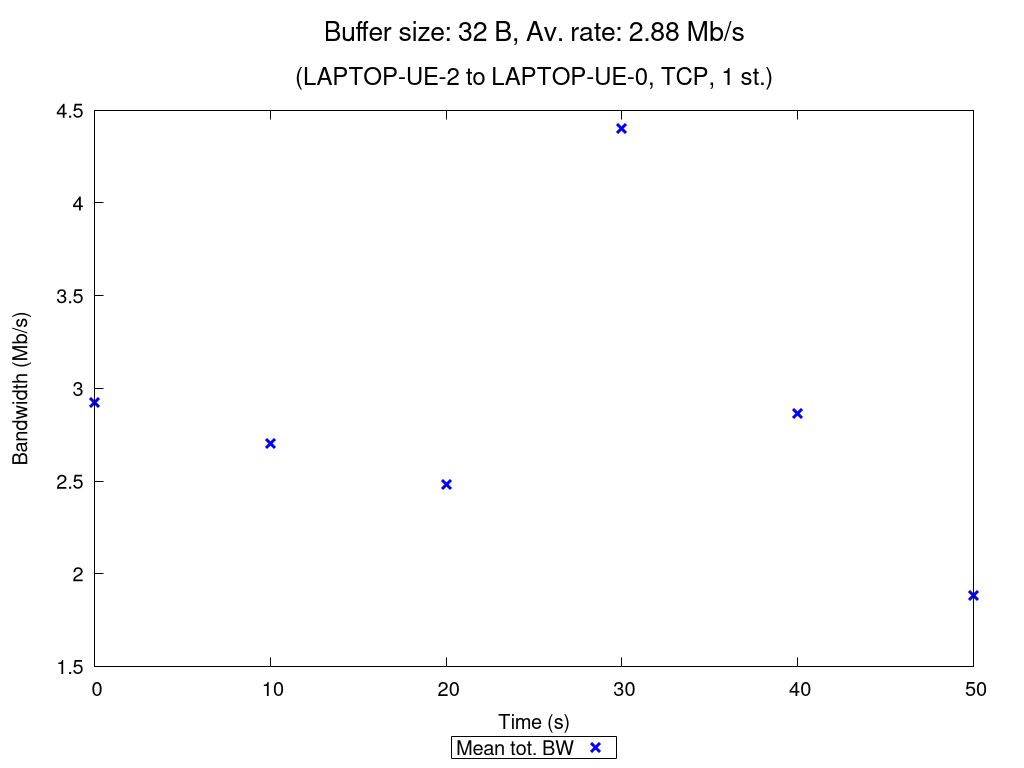

Write the gnuplot code that produced this figure.
set terminal pngcairo nocrop enhanced size 1024,768 font "Verdana,15"
set output "TCP_1_st_2020_10_18_01-36-23_two2one_00032B.png"

set title "{/=20 Buffer size: 32 B, Av. rate: 2.88 Mb/s}\n\n{/=18 (LAPTOP-UE-2 to LAPTOP-UE-0, TCP, 1 st.)}"

set xlabel "Time (s)"
set ylabel "Bandwidth (Mb/s)"
set ytics nomirror
set key bmargin center horizontal box samplen 1 width -1
set bmargin 4.6
set rmargin 4.5

rf = 1000000.0  # rate factor
set style fill transparent solid 0.2 noborder
set autoscale xfix
plot "TCP_1_st_2020_10_18_01-36-23_two2one_00032B_iperf_processed.dat" using 1:($2/rf-$3/rf):($2/rf+$3/rf) with filledcurves lc rgb "blue" notitle, \
     "" using 1:($2/rf) with points pt 2 ps 1.5 lw 3 lc rgb "blue" title "Mean tot. BW", \
